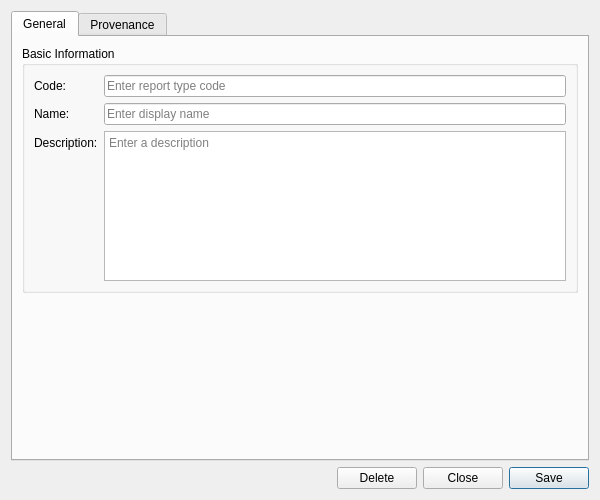
<?xml version="1.0" encoding="UTF-8"?>
<ui version="4.0">
 <class>ReportTypeDetailDialog</class>
 <widget class="QWidget" name="ReportTypeDetailDialog">
  <property name="geometry">
   <rect>
    <x>0</x>
    <y>0</y>
    <width>600</width>
    <height>500</height>
   </rect>
  </property>
  <property name="sizePolicy">
   <sizepolicy hsizetype="Preferred" vsizetype="Preferred">
    <horstretch>0</horstretch>
    <verstretch>0</verstretch>
   </sizepolicy>
  </property>
  <property name="minimumSize">
   <size>
    <width>600</width>
    <height>500</height>
   </size>
  </property>
  <property name="windowTitle">
   <string>Report Type Details</string>
  </property>
  <layout class="QVBoxLayout" name="verticalLayout">
   <item>
    <widget class="QTabWidget" name="tabWidget">
     <property name="currentIndex"><number>0</number></property>
     <widget class="QWidget" name="generalTab">
      <attribute name="title"><string>General</string></attribute>
      <layout class="QVBoxLayout" name="generalLayout">
       <item>
        <widget class="QGroupBox" name="basicInfoGroup">
         <property name="title">
          <string>Basic Information</string>
         </property>
         <layout class="QFormLayout" name="formLayout">
          <item row="0" column="0">
           <widget class="QLabel" name="labelCode">
            <property name="text">
             <string>Code:</string>
            </property>
           </widget>
          </item>
          <item row="0" column="1">
           <widget class="QLineEdit" name="codeEdit">
            <property name="placeholderText">
             <string>Enter report type code</string>
            </property>
            <property name="readOnly">
             <bool>true</bool>
            </property>
           </widget>
          </item>
          <item row="1" column="0">
           <widget class="QLabel" name="labelName">
            <property name="text">
             <string>Name:</string>
            </property>
           </widget>
          </item>
          <item row="1" column="1">
           <widget class="QLineEdit" name="nameEdit">
            <property name="placeholderText">
             <string>Enter display name</string>
            </property>
           </widget>
          </item>
          <item row="2" column="0">
           <widget class="QLabel" name="labelDescription">
            <property name="text">
             <string>Description:</string>
            </property>
           </widget>
          </item>
          <item row="2" column="1">
           <widget class="QPlainTextEdit" name="descriptionEdit">
            <property name="minimumSize">
             <size>
              <width>0</width>
              <height>80</height>
             </size>
            </property>
            <property name="maximumSize">
             <size>
              <width>16777215</width>
              <height>150</height>
             </size>
            </property>
            <property name="placeholderText">
             <string>Enter a description</string>
            </property>
           </widget>
          </item>
         </layout>
        </widget>
       </item>
       <item>
        <spacer name="verticalSpacer">
         <property name="orientation">
          <enum>Qt::Vertical</enum>
         </property>
         <property name="sizeHint" stdset="0">
          <size>
           <width>20</width>
           <height>40</height>
          </size>
         </property>
        </spacer>
       </item>
      </layout>
     </widget>
     <widget class="QWidget" name="provenanceTab">
      <attribute name="title"><string>Provenance</string></attribute>
      <layout class="QVBoxLayout" name="provenanceTabLayout">
       <item>
        <widget class="ores::qt::ProvenanceWidget" name="provenanceWidget" native="true"/>
       </item>
      </layout>
     </widget>
    </widget>
   </item>
   <item>
    <layout class="QHBoxLayout" name="buttonLayout">
     <item>
      <spacer name="horizontalSpacer">
       <property name="orientation">
        <enum>Qt::Horizontal</enum>
       </property>
       <property name="sizeHint" stdset="0">
        <size>
         <width>40</width>
         <height>20</height>
        </size>
       </property>
      </spacer>
     </item>
     <item>
      <widget class="QPushButton" name="deleteButton">
       <property name="text">
        <string>Delete</string>
       </property>
      </widget>
     </item>
     <item>
      <widget class="QPushButton" name="closeButton">
       <property name="text">
        <string>Close</string>
       </property>
      </widget>
     </item>
     <item>
      <widget class="QPushButton" name="saveButton">
       <property name="text">
        <string>Save</string>
       </property>
       <property name="default">
        <bool>true</bool>
       </property>
      </widget>
     </item>
    </layout>
   </item>
  </layout>
 </widget>
 <customwidgets>
  <customwidget>
   <class>ores::qt::ProvenanceWidget</class>
   <extends>QWidget</extends>
   <header>ores.qt/ProvenanceWidget.hpp</header>
  </customwidget>
 </customwidgets>
 <resources/>
 <connections/>
</ui>
